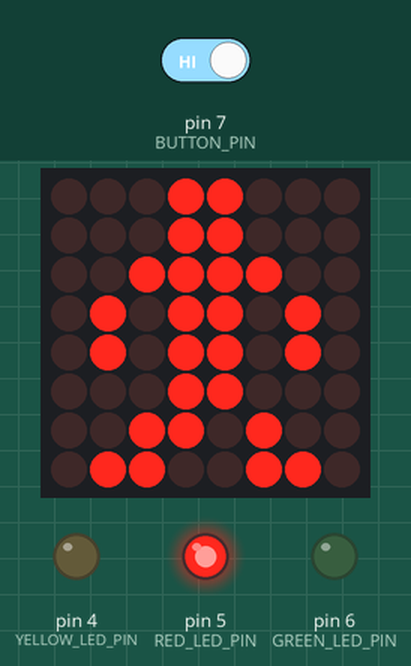
Recording of a sketch running on a simulated Arduino Uno, built with avr-gcc and run on an emulated ATmega328P. Shown: 8×8 LED matrix, output pins drawn as LEDs (lit = HIGH). Dashed ring = blinking. The test bench sets the inputs (shaded band); at power-on: pin 7 (BUTTON_PIN) HIGH.

Above: at 6.1 s.
At 8.66 s:
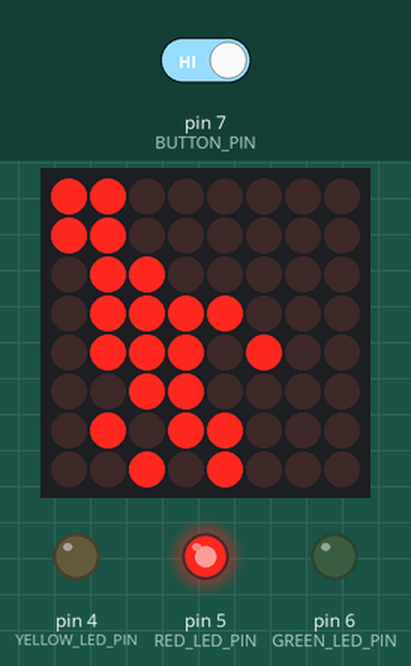
8.7 s: pin 7 (BUTTON_PIN) driven LOW
At 20.3 s:
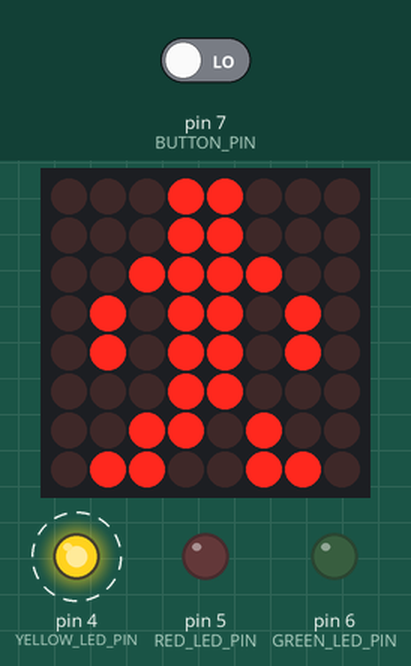
23.3 s: pin 7 (BUTTON_PIN) driven HIGH
At 24.9 s:
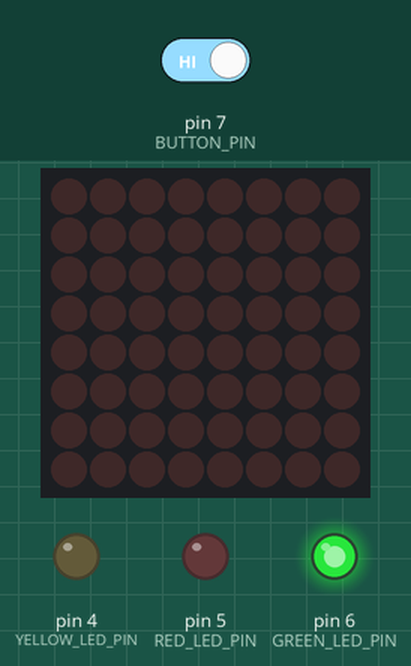
Timing chart, 0 to 43.9 s (numbered marks = the images above; inputs shaded):
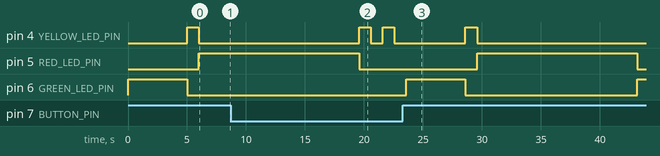

Measured:
- after the input at 8.7 s, pin 4 (YELLOW_LED_PIN): alternates HIGH for 1.0 s and LOW for 1.0 s, starting after 10.9 s; pin 6 (GREEN_LED_PIN): stays LOW (without the input it goes to HIGH after 10.9 s)
- after the input at 23.3 s, pin 5 (RED_LED_PIN): LOW → HIGH after 6.3 s, → LOW 13.6 s later; pin 6 (GREEN_LED_PIN): LOW → HIGH after 0.29 s, → LOW 5.0 s later, → HIGH 14.6 s later
- what the display in image 2 shows lasts 2.0 s, from 18.6 s to 20.6 s

The sketch:

Traffic_DotDisplay.ino
```cpp
#include <Arduino.h>
#include <LedControl.h>
int data_pin = 12;
int clk_pin = 11;
int cs_pin = 10;
LedControl dot_Led = LedControl(data_pin, clk_pin, cs_pin, 1);
int BUTTON_PIN = 7;       // 按鈕的接腳設為7號腳位
int GREEN_LED_PIN =  6;   // 設定LED_GREEN的接腳為6號腳位
int RED_LED_PIN =  5;     // 設定LED_RED的接腳為5號腳位
int YELLOW_LED_PIN =  4;  // 設定LED_YELLOW的接腳為4號腳位
int buttonState = 0;            // 按鈕的狀態


//小綠人動畫
byte dot_Led_control [9][8] = {
{
  B01100000,
  B01100000,
  B00110000,
  B01111000,
  B00011000,
  B00110100,
  B00100010,
  B01100110
},{
  B01100000,
  B01100000,
  B00110000,
  B01111100,
  B01011010,
  B00110100,
  B01100010,
  B01000010
},{
  B01100000,
  B01100000,
  B00110000,
  B01111100,
  B10110010,
  B00011000,
  B01100110,
  B00000010
},{
  B11000000,
  B11000000,
  B01111000,
  B01100100,
  B10110000,
  B00101000,
  B11000110,
  B00000010
},{
  B11000000,
  B11000000,
  B01100000,
  B01111000,
  B10110100,
  B00111010,
  B00100110,
  B11100010
},{
  B11000000,
  B11000000,
  B01100000,
  B01111000,
  B10110100,
  B00110010,
  B01001100,
  B11000100
},{
  B11000000,
  B11000000,
  B01100000,
  B01111000,
  B01110100,
  B00110000,
  B01011000,
  B00101000
},{
  B01100000,
  B01100000,
  B00110000,
  B00111000,
  B00011000,
  B00010100,
  B00011100,
  B00000100
},{
  B00011000,
  B00011000,
  B00111100,
  B01011010,
  B01011010,
  B00011000,
  B00110100,
  B01100110
}
};

//程式設定
void setup()
{
    dot_Led.shutdown(0, false);
    dot_Led.setIntensity(0, 2);
    dot_Led.clearDisplay(0);
    pinMode(GREEN_LED_PIN, OUTPUT);     // 設定LED_GREEN的PIN腳為輸出
    pinMode(RED_LED_PIN, OUTPUT);       // 設定LED_RED的PIN腳為輸出
    pinMode(YELLOW_LED_PIN, OUTPUT);    // 設定LED_YELLOW的PIN腳為輸出
    pinMode(BUTTON_PIN, INPUT_PULLUP);  // 設定按鈕的接腳為輸入，因為我們要讀取它的狀態
    for(int row=0; row<8; row++){
            {
                dot_Led.setRow(0, row, dot_Led_control[8][row]);
            }
        }
}
void loop()
{
    //橫排（row）與直排（col）

    buttonState = digitalRead(BUTTON_PIN);   //讀取按鍵的狀態

    if(buttonState == 0){                  //如果按鈕按下
        digitalWrite(GREEN_LED_PIN, 0);        //LED_GREEN關閉
        digitalWrite(RED_LED_PIN, 0);          //LED_RED關閉
        digitalWrite(YELLOW_LED_PIN, HIGH);    //LED_YELLOW開啟
        for(int row=0; row<8; row++){

          dot_Led.setRow(0, row, dot_Led_control[8][row]);
        }
        delay (1000);                          //延遲1秒
        dot_Led.clearDisplay(0);
        digitalWrite(YELLOW_LED_PIN, 0);       //LED_YELLOW關閉
        delay (1000);                          //延遲1秒
    }
    else{                                    //如果沒滿足上述條件則執行
        digitalWrite(GREEN_LED_PIN, HIGH);     //LED_GREEN開啟
        delay(5000);
        digitalWrite(GREEN_LED_PIN, 0);        //LED_GREEN關閉
        digitalWrite(YELLOW_LED_PIN, HIGH);    //LED_YELLOW開啟
        delay (1000);                          //延遲1秒
        digitalWrite(YELLOW_LED_PIN, 0);       //LED_YELLOW關閉
        digitalWrite(RED_LED_PIN, HIGH);       //LED_RED開啟
        delay(2000);
        for(int j=0; j<7; j++)
        {
            for(int i=0; i<8; i++)
            {
                for(int row=0; row<8; row++)
                {
                    dot_Led.setRow(0, row, dot_Led_control[i][row]);
                }
                delay(100);
            }
        }
        for(int j=0; j<10; j++)
        {
            for(int i=0; i<8; i++)
            {
                for(int row=0; row<8; row++)
                {
                    dot_Led.setRow(0, row, dot_Led_control[i][row]);
                }
                delay(60);
            }
        }
        for(int row=0; row<8; row++){
            {
                dot_Led.setRow(0, row, dot_Led_control[8][row]);
            }
        }
        delay(1000);
        digitalWrite(RED_LED_PIN, 0);          //LED_RED關閉
}}
```
